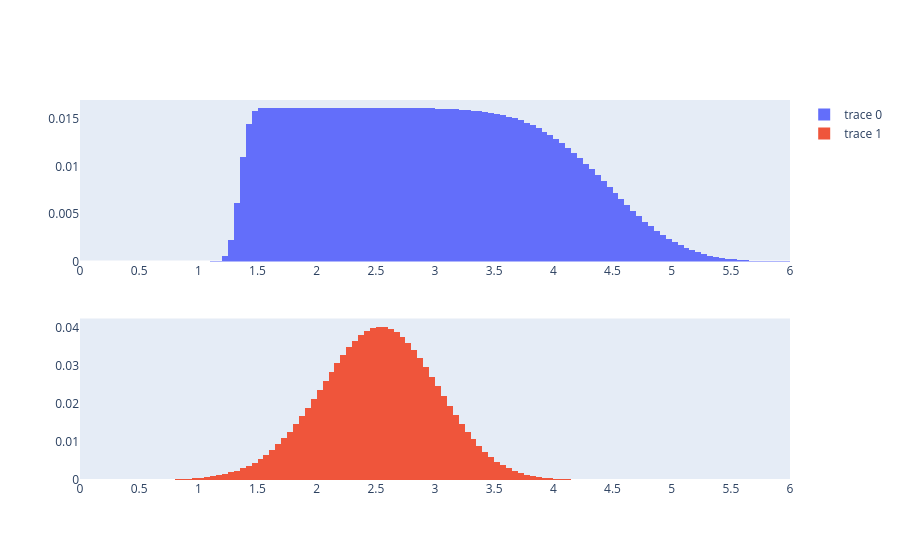

The cell this chart's notebook holds for it:
### Code cell
import inference.helpers as ih
from plotly.subplots import make_subplots

idx = 1
id = df_br_excl_max.loc[idx, "ID"]

ecFEV1 = mh.VariableNode("ecFEV1 (L)", 0, 6, 0.05, prior=None)
HFEV1 = mh.SharedVariableNode("Healthy FEV1 (L)", 1, 6, 0.05, prior=None)

fig = make_subplots(rows=2, cols=1)
# P(HFEV1FT | bFEV1)
p = df_br_excl_max.loc[idx, "P(FEV1|HFEV1FT)"]
ih.plot_histogram(fig, HFEV1, p, ecFEV1.a, ecFEV1.b, 1, 1)

# P(FEV1 | HFEV1FT)
p = df_rmax[df_rmax["ID"] == id]["P(HFEV1|bFEV1)"].values[0]
ih.plot_histogram(fig, ecFEV1, p, ecFEV1.a, ecFEV1.b, 2, 1)
fig.show()
